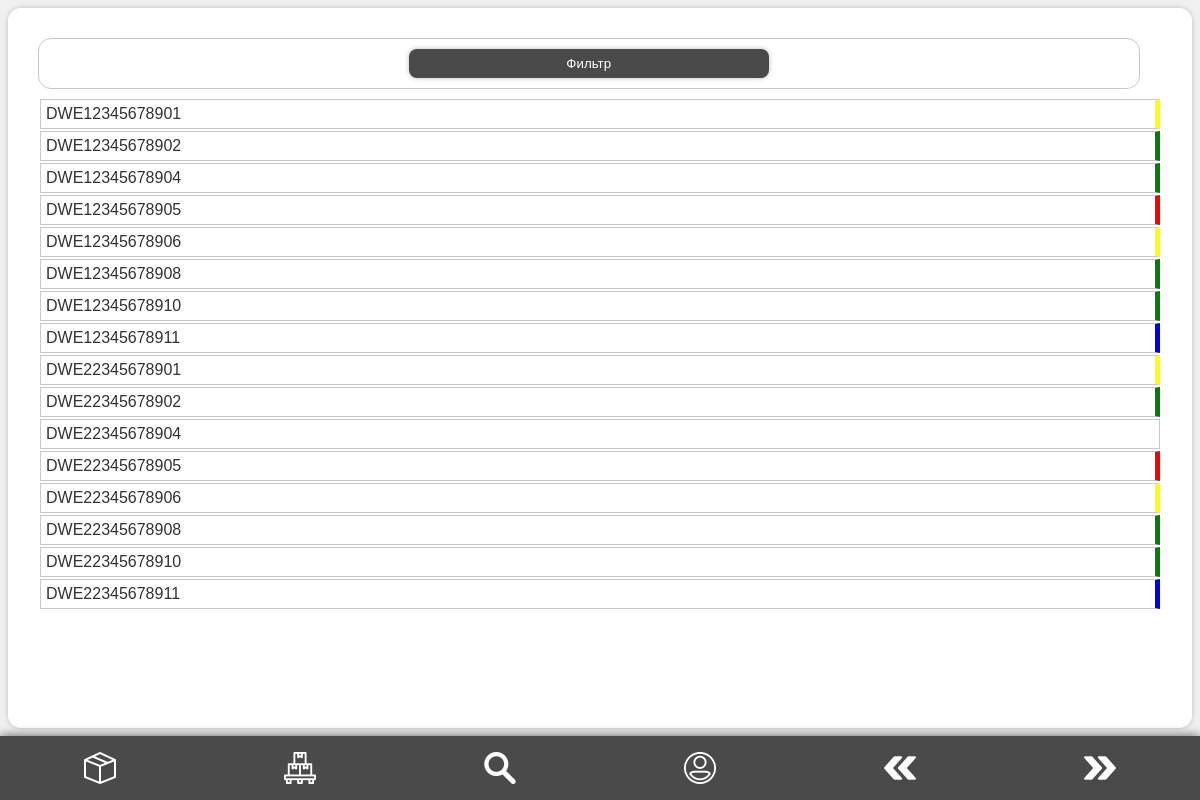
The app's page /auth/parcels.php (signed in) with its own data.
### tables this page shows
CREATE TABLE `dispatch` (
  `id` int(13) NOT NULL,
  `qr_name` varchar(55) DEFAULT NULL,
  `fromDate` varchar(50) DEFAULT NULL,
  `fromCountrie` varchar(55) NOT NULL,
  `fromCity` varchar(55) NOT NULL,
  `fromAdres` varchar(400) NOT NULL,
  `fromContacts` varchar(255) NOT NULL,
  `fromPhone` varchar(20) NOT NULL,
  `toCountrie` varchar(255) NOT NULL,
  `toCity` varchar(77) NOT NULL,
  `toZipcode` int(10) NOT NULL,
  `toAdres` varchar(400) NOT NULL,
  `toContacts` varchar(255) NOT NULL,
  `toPhone` varchar(20) NOT NULL,
  `status` varchar(255) NOT NULL,
  `manifest` varchar(55) NOT NULL,
  `prim` varchar(500) NOT NULL,
  `description` text NOT NULL,
  `price` varchar(55) NOT NULL,
  `pack` varchar(255) NOT NULL,
  `photo` varchar(55) NOT NULL,
  `kuaidi` varchar(255) NOT NULL,
  `code2` varchar(255) NOT NULL DEFAULT 'нет',
  `code3` varchar(255) NOT NULL DEFAULT 'нет'
);

### auth/parcels.php (the view, shortened to what this page needs)
<?php
	require_once "../app/dataBase/connectDB.php";
	$sql = 'SELECT * FROM dispatch';
	$res = $pdo->query($sql);
	$res = $res->fetchAll(PDO::FETCH_ASSOC);
?>
<!DOCTYPE html>
<html lang="en">
<head>
    <link rel="stylesheet" href="../public/css/style.css">
</head>
<body>
    <section id="content">
		<div class="contentBlock">
			<button class="btn" id="filter">Фильтр</button>
		</div>
		<div id="showParcels">
			<?php
				foreach($res as $k => $v) {
					switch($v['status']) {
						case "Новая":
							$status = '';
							break;
						case "Прибыла на склад/Ожидает оплаты":
							$status = 'statusRed';
							break;
						case "Отправление готово к отправке":
							$status = 'statusYellow';
							break;
						case "Отправлена в страну назначения":
							$status = 'statusYellow';
							break;
						case "Прибыла в сортировочный центр страны назначения":
							$status = 'statusGreen';
							break;
						case "Идет вручение адресату":
							$status = 'statusGreen';
							break;
						case "Доставлена адресату":
							$status = 'statusGreen';
							break;
						case "Неудачная попытка вручения":
							$status = 'statusBlue';
							break;
					}
					echo "<p class='showParcel ".$status."' onclick='getAction(this);'>".$v['qr_name']."</p>";
				}
			?>
		</div>
    </section>
	<?php require_once 'template/footer.php'; ?>
</body>
</html>

### auth/template/footer.php
<footer>
	<img class="menuItem" src="../public/img/box.png" onclick="location.href = 'parcels.php'">
	<img class="menuItem" src="../public/img/warehouse.png" onclick="location.href = 'warehouse.php'">
	<img class="menuItem" src="../public/img/search.png" onclick="location.href = 'search.php'">
	<img class="menuItem" src="../public/img/user.png" onclick="location.href = 'login.php'">
	<img class="menuItem" src="../public/img/arrowLeft.png" onclick="window.history.back();">
	<img class="menuItem" src="../public/img/arrowRight.png" onclick="window.history.forward();">
</footer>

### public/css/style.css (style rules this page uses)
* { margin: 0; padding: 0; box-sizing: border-box; font-family: sans-serif; }
body { font-family: sans-serif; background-color: rgb(240, 240, 240); box-sizing: border-box; overflow-x: hidden; color: rgb(50, 50, 50); }
#content { box-sizing: border-box; position: absolute; top: 8px; left: 8px; right: 8px; bottom: calc(8% + 8px); width: calc(100vw - 16px); border-radius: 13px; background-color: rgb(255, 255, 255); padding: 30px; box-shadow: 0 0 5px rgb(188, 188, 188); overflow-y: auto; overflow-x: none; }
footer { display: flex; justify-content: space-around; position: fixed; height: 8%; width: 100vw; top: calc(100% - 8%); left: 0; background: rgb(74, 74, 74); box-shadow: 0 0 10px rgb(88, 88, 88); }
.menuItem { height: 4vh; margin-top: 2vh; }
.btn { padding: 7px; border: none; border-radius: 8px; background-color: rgb(74, 74, 74); box-shadow: 0 0 5px rgb(188, 188, 188); color: rgb(255, 255, 255); text-align: center; min-width: 30vw; outline: none; }
.showParcel { padding: 5px; margin: 2px; border: 1px solid rgb(200, 200, 200); }
#showParcels { margin-top: 10px; }
.contentBlock { width: 98%; border: 1px solid rgb(200, 200, 200); padding: 10px; border-radius: 13px; text-align: center; }
.statusRed { border-right: 5px solid red; }
.statusGreen { border-right: 5px solid green; }
.statusYellow { border-right: 5px solid Yellow; }
.statusBlue { border-right: 5px solid Blue; }

### records on screen
dispatch: qr_name "DWE12345678901"
dispatch: qr_name "DWE12345678902"
dispatch: qr_name "DWE12345678904"
dispatch: qr_name "DWE12345678905"
dispatch: qr_name "DWE12345678906"
dispatch: qr_name "DWE12345678908"
dispatch: qr_name "DWE12345678910"
dispatch: qr_name "DWE12345678911"
dispatch: qr_name "DWE22345678901"
dispatch: qr_name "DWE22345678902"
dispatch: qr_name "DWE22345678904"
dispatch: qr_name "DWE22345678905"
dispatch: qr_name "DWE22345678906"
dispatch: qr_name "DWE22345678908"
dispatch: qr_name "DWE22345678910"
dispatch: qr_name "DWE22345678911"
